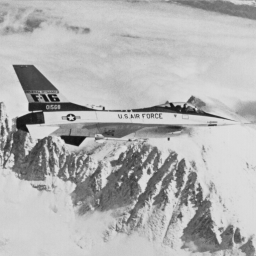
#> input picture HW1_test_image/Jetplane.bmp, 256 x 256 px, found by its file name
$ python 'image sharpening_Jetplane.py'
#> lines starting #> are read from the running program, lines starting #| are printed output that depends on the picture
import numpy as np
from PIL import Image
import matplotlib.pyplot as plt
import scipy.ndimage.filters


def showResult(img,lap,after_transformation_image):
    plt.figure(figsize=(10,10))

    plt.subplot(1,3,1)
    plt.title("Original Image")
    plt.axis('off')
    #plt.imshow(img)
    plt.imshow(abs(img), plt.cm.gray)

    plt.subplot(1,3,2)
    plt.title("Laplacian")
    plt.axis('off')
    plt.imshow(abs(lap), plt.cm.gray)

    plt.subplot(1,3,3)
    plt.title("After Laplacian filtered Image")
    plt.axis('off')
    plt.imshow(abs(after_transformation_image), plt.cm.gray)

    plt.show()
    return

img = Image.open('../HW1_test_image/Jetplane.bmp').convert('L')
img_array = np.array(img)


kernel = np.ones((3,3))*(-1)
kernel[1,1] = 8
#print("kernel:\n",kernel)
img_array = (img_array - np.amin(img_array))*255.0 /(np.amax(img_array)-np.amin(img_array))
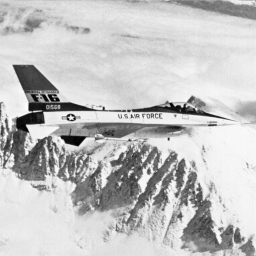
#> img_array: shape (256, 256) float64; min 0, max 255, mean 194.6
lap = scipy.ndimage.filters.convolve(img_array, kernel)
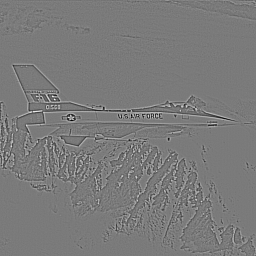
#> lap: shape (256, 256) float64; min -987.4, max 1062.3, mean 0; drawn with min black and max white

Sharpening_factor = 150
Laps = lap*Sharpening_factor/np.amax(lap)
result = np.clip(img_array + Laps, 0, 255)
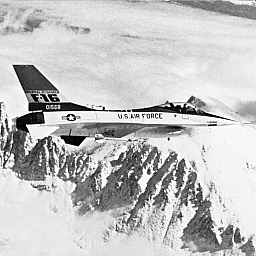
#> result: shape (256, 256) float64; min 0, max 255, mean 194.2

showResult(img_array,Laps,result)
#> in showResult, `plt.show()`:
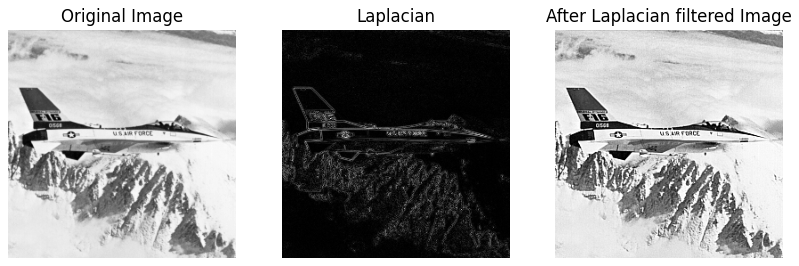
#> figure drawn by matplotlib, 3 panels
